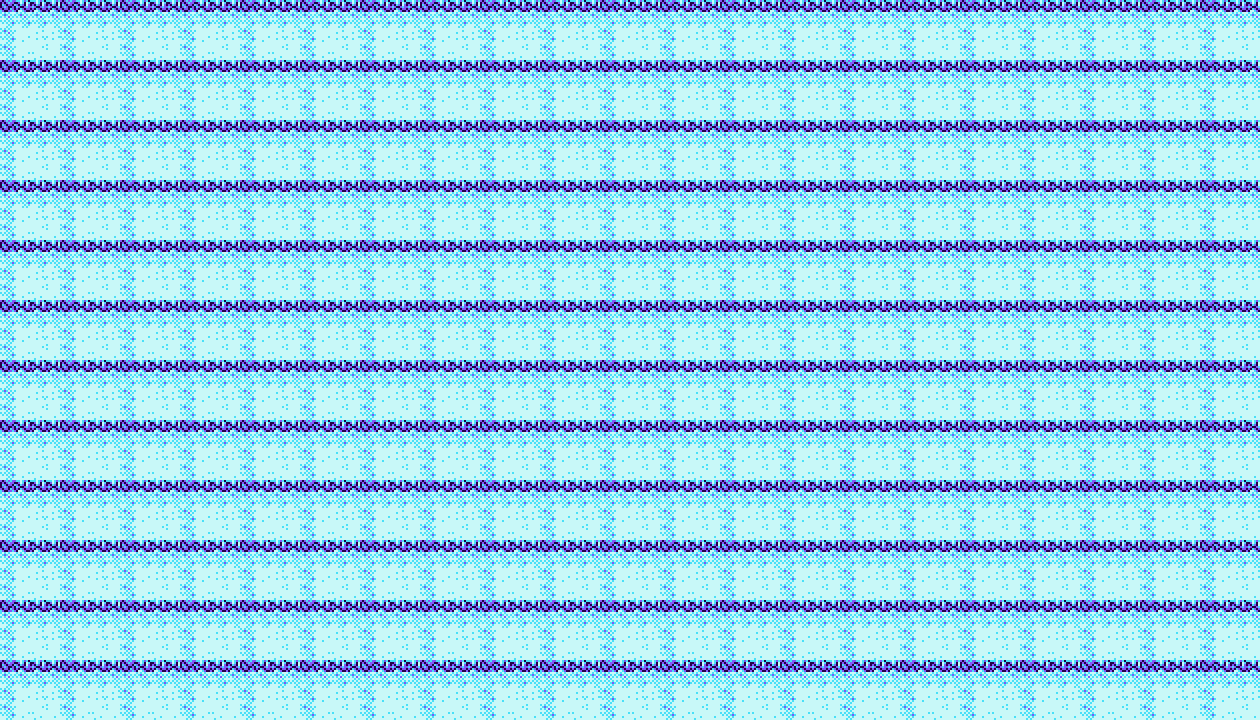

Tiled map render using the project's own tile images. Description and the map definition, with tile-layer contents summarised, below:
An orthogonal 21x12 tile map with 60x60 px tiles, 1 tile layer (Tile Layer 1).

<map version="1.0" orientation="orthogonal" renderorder="right-down" width="21" height="12" tilewidth="60" tileheight="60" nextobjectid="1">
 <tileset firstgid="1" name="ice_path_tileset_by_piacarrot-d6hslib" tilewidth="60" tileheight="60" tilecount="16">
  <image source="ice_path_tileset_by_piacarrot-d6hslib.png" width="256" height="288" />
 </tileset>
 <layer name="Tile Layer 1" width="21" height="12">
  <data>[252 cells, 252 non-empty, 1 distinct tile ids]</data>
 </layer>
</map>
